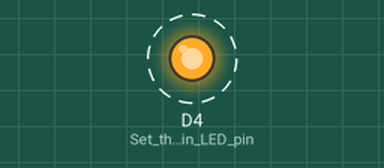
Bench run of a sketch on a simulated ESP8266 (NodeMCU). Shown: output pins drawn as LEDs (lit = HIGH). Dashed ring = blinking. WiFi joins after 1.5 s; servers stay silent unless stated; a WiFi scan finds three made-up networks; what the sketch prints to the serial monitor is not drawn.

Above: at 5.18 s.
Timing chart, 0 to 8.2 s (numbered marks = the images above):
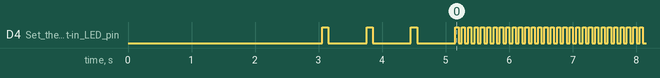

Measured:
- by itself, D4 (Set_the_built-in_LED_pin): repeats every 0.70 s: HIGH 0.10 s, LOW 0.60 s

The sketch:

wificonnection.ino
```cpp
#include <ESP8266WiFi.h>
//scanning and connecting to wifi network
const char* ssid = "";//wifi name
const char* password = "";//wifi password

void setup() {
    pinMode(D4, OUTPUT); // Set the built-in LED pin as outpu
   Serial.begin(9600);
  delay(1000);
  WiFi.mode(WIFI_STA);
  Serial.println("Scanning for Wi-Fi networks...");

  // Start scanning for Wi-Fi networks
  int numNetworks = WiFi.scanNetworks();

  if (numNetworks == 0) {
    Serial.println("No Wi-Fi networks found.");
  } else {
    Serial.print("Found ");
    Serial.print(numNetworks);
    Serial.println(" Wi-Fi networks:");

    for (int i = 0; i < numNetworks; ++i) {
      Serial.print(i + 1);
      Serial.print(": ");
      Serial.print(WiFi.SSID(i));
      Serial.print(" (");
      Serial.print(WiFi.RSSI(i));
      Serial.print(" dBm)");
      Serial.println((WiFi.encryptionType(i) == ENC_TYPE_NONE) ? " " : "*");
      delay(10);
    }
  }


  WiFi.begin(ssid, password);

  Serial.print("Connecting to Wi-Fi");

  while (WiFi.status() != WL_CONNECTED) {
        digitalWrite(D4, HIGH); // Turn on the LED
  delay(100); // Wait for 1 second
  digitalWrite(D4, LOW); // Turn off the LED
  delay(100); // Wait for 1 second
    delay(500);
    Serial.print(".");
  }

  Serial.println();
  Serial.print("Connected to Wi-Fi network. IP address: ");
  Serial.println(WiFi.localIP());
}

void loop() {
    digitalWrite(D4, HIGH); // Turn on the LED
  delay(50); // Wait for 1 second
  digitalWrite(D4, LOW); // Turn off the LED
  delay(50); // Wait for 1 second
  // Your code here
}
```
